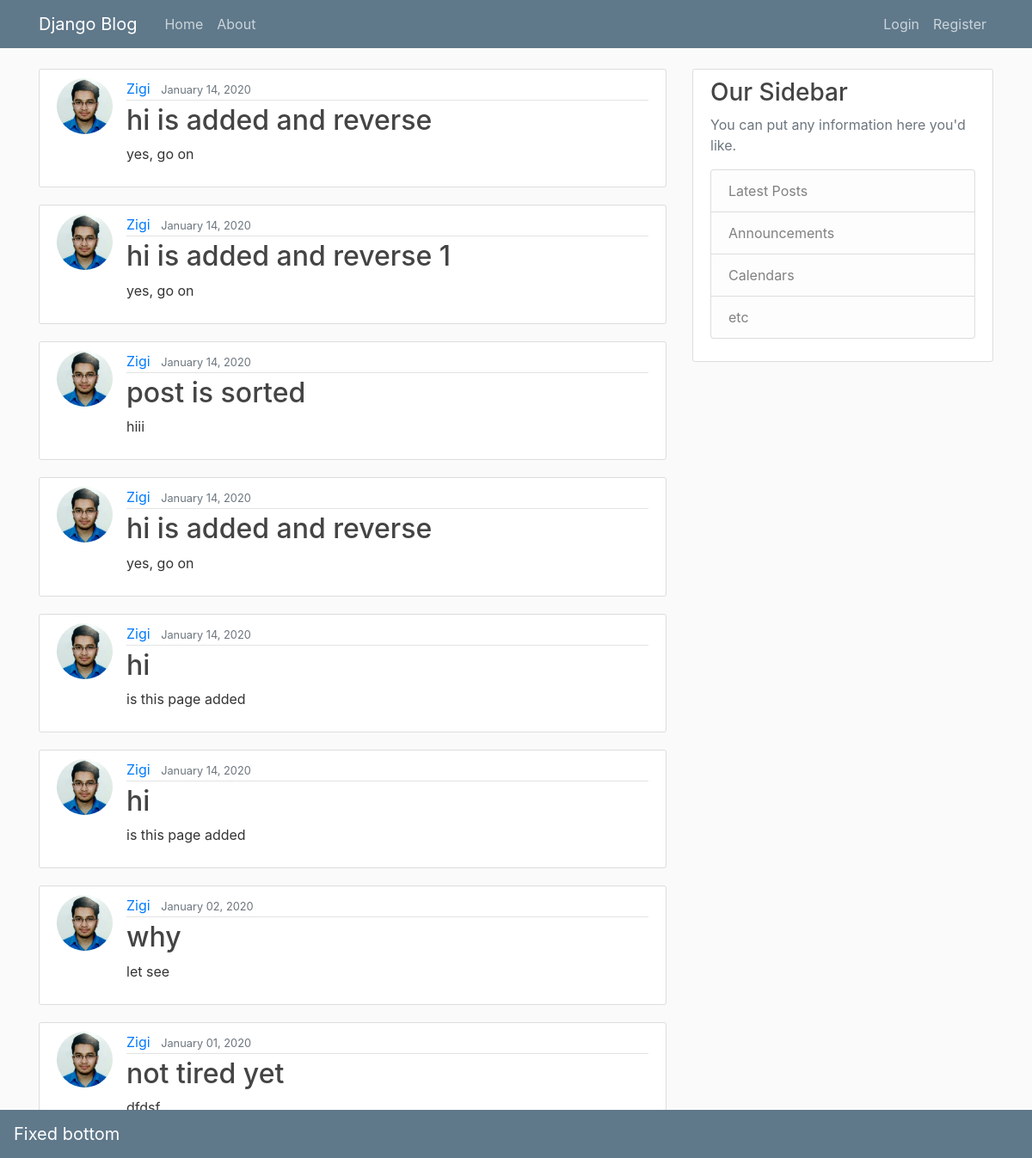
The app's page /, older data.
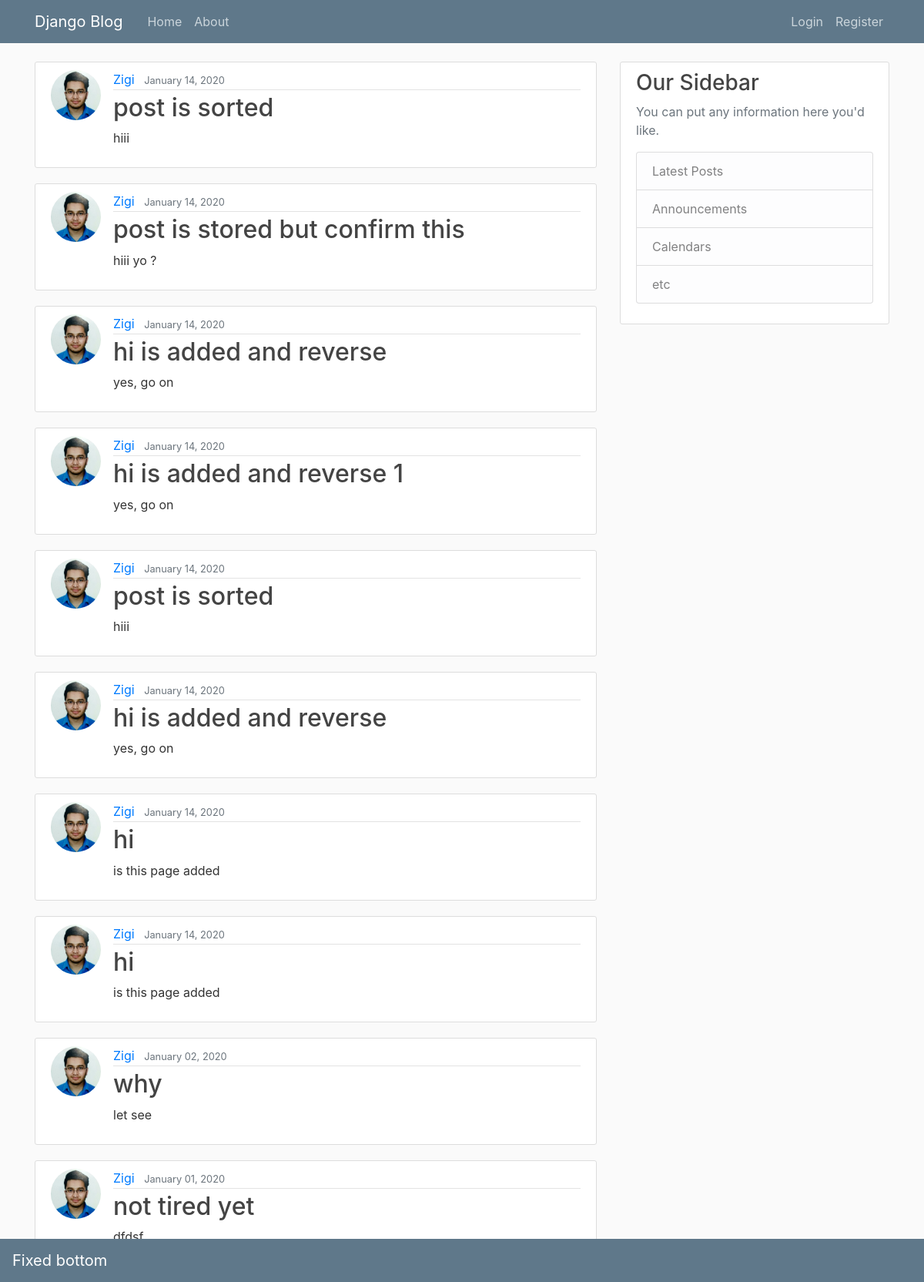
The same page, newer data.
### blog/models.py (models this page shows, shortened)
class Post(models.Model):
    title = models.CharField(max_length=100)
    content = models.TextField()
    date_psoted = models.DateTimeField(default=timezone.now())
    author = models.ForeignKey(User,on_delete=models.CASCADE)

### users/models.py (models this page shows, shortened)
class Profile(models.Model):
    user = models.OneToOneField(User, on_delete=models.CASCADE)
    image= models.ImageField(default='default.jpg', upload_to='profile_pics')

### blog/views.py (the view)
# urls.py: path('', PostListView.as_view(), name='blog-home'),
class PostListView(ListView):
    model  = Post
    template_name = 'blog/home.html'
    context_object_name ='posts'
    ordering = ['-date_psoted']

### blog/templates/blog/home.html
{% extends "blog/layout.html" %}
{% block content %}
    {% for post in posts %}
        <article class="media content-section">
          <img class="rounded-circle article-img" src="{{ post.author.profile.image.url }}">
          <div class="media-body">
            <div class="article-metadata">
              <a class="mr-2" href="#">{{ post.author }}</a>
              <small class="text-muted">{{ post.date_psoted|date:"F d, Y" }}</small>
            </div>
            <h2><a class="article-title" href="#">{{ post.title }}</a></h2>
            <p class="article-content">{{ post.content }}</p>
          </div>
        </article>
    {% endfor %}
{% endblock content %}

Row changes from the older to the newer data that the page shows:
added Post: author.profile.image (picture), author "Zigi", date_psoted "January 14, 2020", title "post is sorted", content "hiii"
added Post: author.profile.image (picture), author "Zigi", date_psoted "January 14, 2020", title "post is stored but confirm this", content "hiii yo ?"
